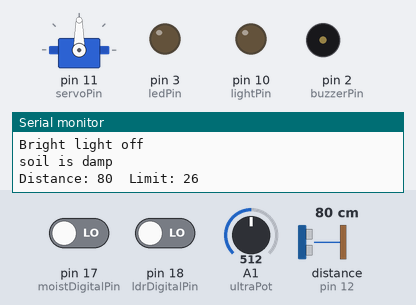
Recording of a program running on a simulated Arduino Uno, built with avr-gcc and run on an emulated ATmega328P. Shown: servo, output pins drawn as LEDs (lit = HIGH), buzzer (waves = sounding, pin HIGH), the last lines printed to the serial monitor. Wiring (inferred from the names in the program): ultrasonic range finder: trigger pin 13; echo pin 12. Dashed ring = blinking. Inputs (shaded band) come from the test bench; at power-on: distance to the obstacle (sensor on pin 12) 80 cm, A1 (ultraPot) = 512, pin 18 (ldrDigitalPin) LOW, pin 17 (moistDigitalPin) LOW. The echo pulse lasts 58.3 µs per cm; pins used as bus, display or sensor lines are not drawn.

Above: at 1.2 s.
1.3 s: distance to the obstacle (sensor on pin 12) set to 30 cm
5.9 s: distance to the obstacle (sensor on pin 12) set to 25 cm
At 10.3 s:
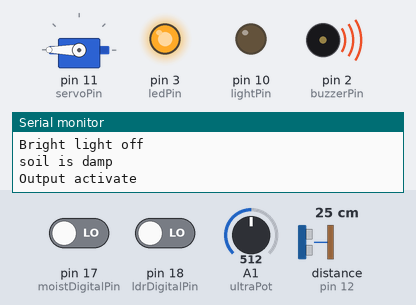
10.6 s: A1 (ultraPot) set to 483
At 15.1 s:
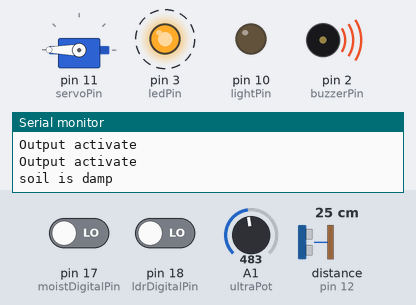
15.3 s: pin 18 (ldrDigitalPin) driven HIGH
At 16.7 s:
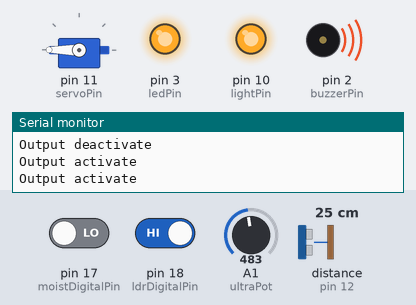
20.0 s: pin 18 (ldrDigitalPin) driven LOW
At 22.19 s:
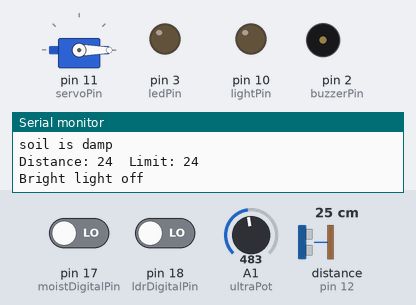
23.9 s: pin 17 (moistDigitalPin) driven HIGH
At 29.39 s:
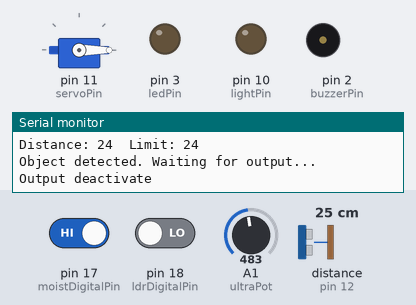
Timing chart, 0 to 29.6 s (numbered marks = the images above; inputs shaded):
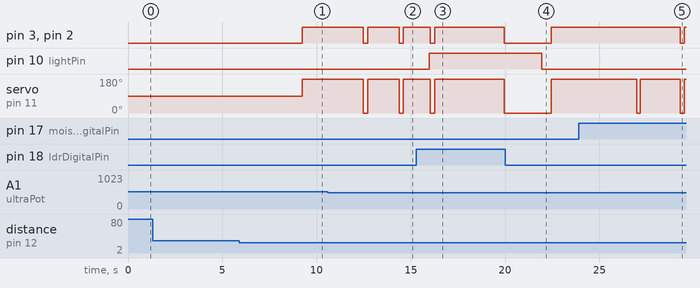

Measured:
- the behaviour switches between 28 and 27 cm on distance to the obstacle (sensor on pin 12) (found by bisection; images 0 and 1)
- the behaviour switches between 491 and 490 on A1 (ultraPot) (found by bisection; images 1 and 2)
- after the input at 5.9 s, pin 3 (ledPin), pin 2 (buzzerPin): LOW → HIGH after 3.3 s; servo on pin 11 (servoPin): 90° → 180° after 3.3 s
- after the input at 10.6 s, pin 3 (ledPin), pin 2 (buzzerPin): alternates HIGH for 1.7 s and LOW for 0.23 s, starting after 1.9 s; servo on pin 11 (servoPin): alternates 180° for 1.7 s and 0° for 0.23 s, starting after 1.9 s
- after the input at 15.3 s, pin 10 (lightPin): LOW → HIGH after 0.67 s
- after the input at 20.0 s, pin 10 (lightPin): HIGH → LOW after 2.0 s
- after the input at 23.9 s, pin 3 (ledPin), pin 2 (buzzerPin): HIGH → LOW after 5.4 s instead of 2.7 s

The program:

main.cpp
```cpp
#include <Arduino.h>
#include <Arduino_FreeRTOS.h>
#include <Servo.h>

/* Define pins for each components */
#define ldrDigitalPin 18 // analog-in at pin A4
#define moistDigitalPin 17 // analog-in at pin A3
#define lightPin  10
#define buzzerPin 2
#define ledPin 3
#define ultraPot A1
#define servoPin 11
const int echoPin = 12;
const int trigPin = 13;
Servo sprayer; // attach to pin 11


/* Some variables */
long distance;
int distanceLimit;
bool objFlag1 = false; //flag for ultrasonic sensor detected object at 0s
bool objFlag2 = false; //flag for ultrasonic sensor detected object at N s
bool outputOff = false;

/* Parameters for the system */
int MAXDISTLIMIT = 50;
int MINDISTLIMIT = 2;
int SPRAYTIME = 2000; //in milliseconds
int DELAYTIME = 3000;

/* Function for using ultrasonic sensor */
long readUltrasonicDistance(int triggerPin, int echoPin);

/* Pre-defined tasks function */
static void TaskReadDist1(void *pvParameters);
static void TaskReadDist2(void *pvParameters);
static void TaskOutput(void *pvParameters);
static void TaskCheckLight(void *pvParameters);
static void TaskCheckMoist(void *pvParameters);

void setup() {
  Serial.begin(9600);
  Serial.print("In Step Function\n");

  /* Create tasks */
  xTaskCreate(TaskReadDist1, "ReadDistance1", 80, NULL, 3, NULL);
  xTaskCreate(TaskReadDist2, "ReadDistance2", 80, NULL, 3, NULL);
  xTaskCreate(TaskOutput, "Output", 80, NULL, 3, NULL);
  xTaskCreate(TaskCheckLight, "Check Light", 80, NULL, 1, NULL);
  xTaskCreate(TaskCheckMoist, "Check Moist", 80, NULL, 1, NULL);
}

void loop() {
  //empty
}

/* ReadDist1 Task with priority of 3 */
static void TaskReadDist1(void *pvParameters)
{
  pinMode(ultraPot, INPUT);
  while(1){
    // update distace between detected object and sensor
    distance = readUltrasonicDistance(trigPin, echoPin);

    // update pot value that define current limit
    distanceLimit = map(analogRead(ultraPot), 0, 1023, MINDISTLIMIT, MAXDISTLIMIT);

    // print out the current limit about every 1s */
    if(millis()%1000>=900){
      Serial.print("Distance: ");
      Serial.print(distance);
      Serial.print("\tLimit: ");
      Serial.println(distanceLimit);
    }

    objFlag1 = (distance <= distanceLimit) ? true : false;
    vTaskDelay(15);
  }
}

/* ReadDist2 Task with priority of 3 */
static void TaskReadDist2(void *pvParameters)
{
  while(1){
    if(objFlag1){
      Serial.print("Object detected. Waiting for output...\n");

      // wait for sometime to check again
      vTaskDelay(DELAYTIME / portTICK_PERIOD_MS);
      distance = readUltrasonicDistance(trigPin, echoPin);

      // update objFlag2
      objFlag2 = (distance <= distanceLimit) ? true : false;
    }
    vTaskDelay(15);
  }
}

/* Output Task with priority of 3 */
static void TaskOutput(void *pvParameters)
{
  pinMode(ledPin, OUTPUT);
  pinMode(buzzerPin, OUTPUT);
  while(1){
    //Check if object is remain detected for 3s
    if(objFlag1 && objFlag2){
      Serial.print("Output activate\n");

      // switch on LED and buzzer
      digitalWrite(ledPin, HIGH);
      digitalWrite(buzzerPin, HIGH);
      sprayer.write(180); //spray water

      // set flag to switch off outputs to true
      outputOff = true;
    } else if (!objFlag1 && outputOff){
      vTaskDelay(1000/portTICK_PERIOD_MS);
      Serial.print("Output deactivate\n");

      // switch off LED and buzzer
      digitalWrite(ledPin, LOW);
      digitalWrite(buzzerPin, LOW);
      sprayer.write(0);

      // set flag to switch off outputs to false
      outputOff = false;
    }
    vTaskDelay(15);
  }
}

/* Check light Task with priority of 1 */
static void TaskCheckLight (void *pvParameters)
{
  pinMode(ldrDigitalPin, INPUT);
  pinMode(lightPin, OUTPUT);
  while(1){
    // check if the surroundings is too dark
    if(digitalRead(ldrDigitalPin)){
      Serial.print("Dark light on\n");
      //Switch on the extra light
      digitalWrite(lightPin, HIGH);
    } else {
      //Switch off the extra light
      Serial.print("Bright light off\n");
      digitalWrite(lightPin, LOW);
    }
    vTaskDelay (2000/portTICK_PERIOD_MS);
  }
}

/* Check Moisture task with priority of 1 */
static void TaskCheckMoist (void *pvParameters)
{
  sprayer.attach(servoPin);
  pinMode(moistDigitalPin, INPUT);
  while(1){
    //Check if the pot is too dry
    if(digitalRead(moistDigitalPin)){
      Serial.print("Too dry, spray water for 2s\n");

      //activate sprayer for 2 seconds
      sprayer.write(180);
      vTaskDelay( SPRAYTIME /portTICK_PERIOD_MS);
      sprayer.write(0);
    } else {
      Serial.print("soil is damp\n");
    }
    vTaskDelay(5000/portTICK_PERIOD_MS);
  }
}

/* Functions for using ultrasonic sensor */
long readUltrasonicDistance(int triggerPin, int echoPin){
  pinMode(triggerPin, OUTPUT);  // Clear the trigger
  digitalWrite(triggerPin, LOW);
  delayMicroseconds(2);
  // Sets the trigger pin to HIGH state for 10 microseconds
  digitalWrite(triggerPin, HIGH);
  delayMicroseconds(10);
  digitalWrite(triggerPin, LOW);
  pinMode(echoPin, INPUT);
  // Reads the echo pin, and returns the sound wave travel time in microseconds
  return 0.01723 * pulseIn(echoPin, HIGH);
}
```
